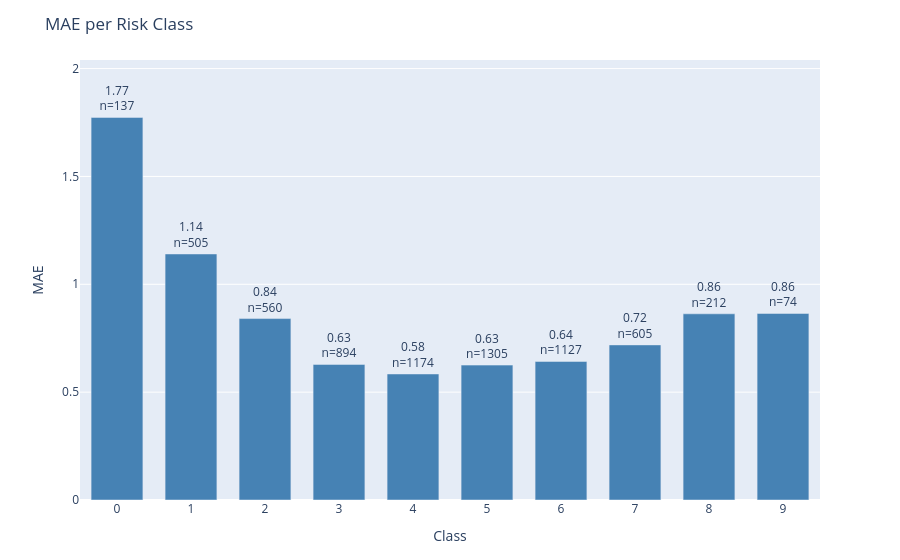

The code cell stored with this chart in its notebook:
### Code cell
plot_error_by_group(
    df=results_test,
    y_true_col='actual',
    y_pred_col='prediction',
    group_by='class',
    metric='mae',
    title='MAE per Risk Class'
)

### Figure 1 — Plotly figure (JSON) as saved in the notebook; plotly's stock layout.template omitted (floating-point values rounded to 4 significant figures)
{"data": [{"marker": {"color": "steelblue"}, "text": ["1.77<br>n=137", "1.14<br>n=505", "0.84<br>n=560", "0.63<br>n=894", "0.58<br>n=1174", "0.63<br>n=1305", "0.64<br>n=1127", "0.72<br>n=605", "0.86<br>n=212", "0.86<br>n=74"], "textposition": "outside", "type": "bar", "x": ["0", "1", "2", "3", "4", "5", "6", "7", "8", "9"], "y": [1.774, 1.141, 0.8411, 0.6286, 0.5843, 0.6253, 0.6424, 0.719, 0.8632, 0.8649]}], "layout": {"bargap": 0.3, "margin": {"b": 60, "t": 60}, "title": {"text": "MAE per Risk Class"}, "uniformtext": {"minsize": 8, "mode": "hide"}, "xaxis": {"title": {"text": "Class"}}, "yaxis": {"range": [0, 2.04], "title": {"text": "MAE"}}}}
